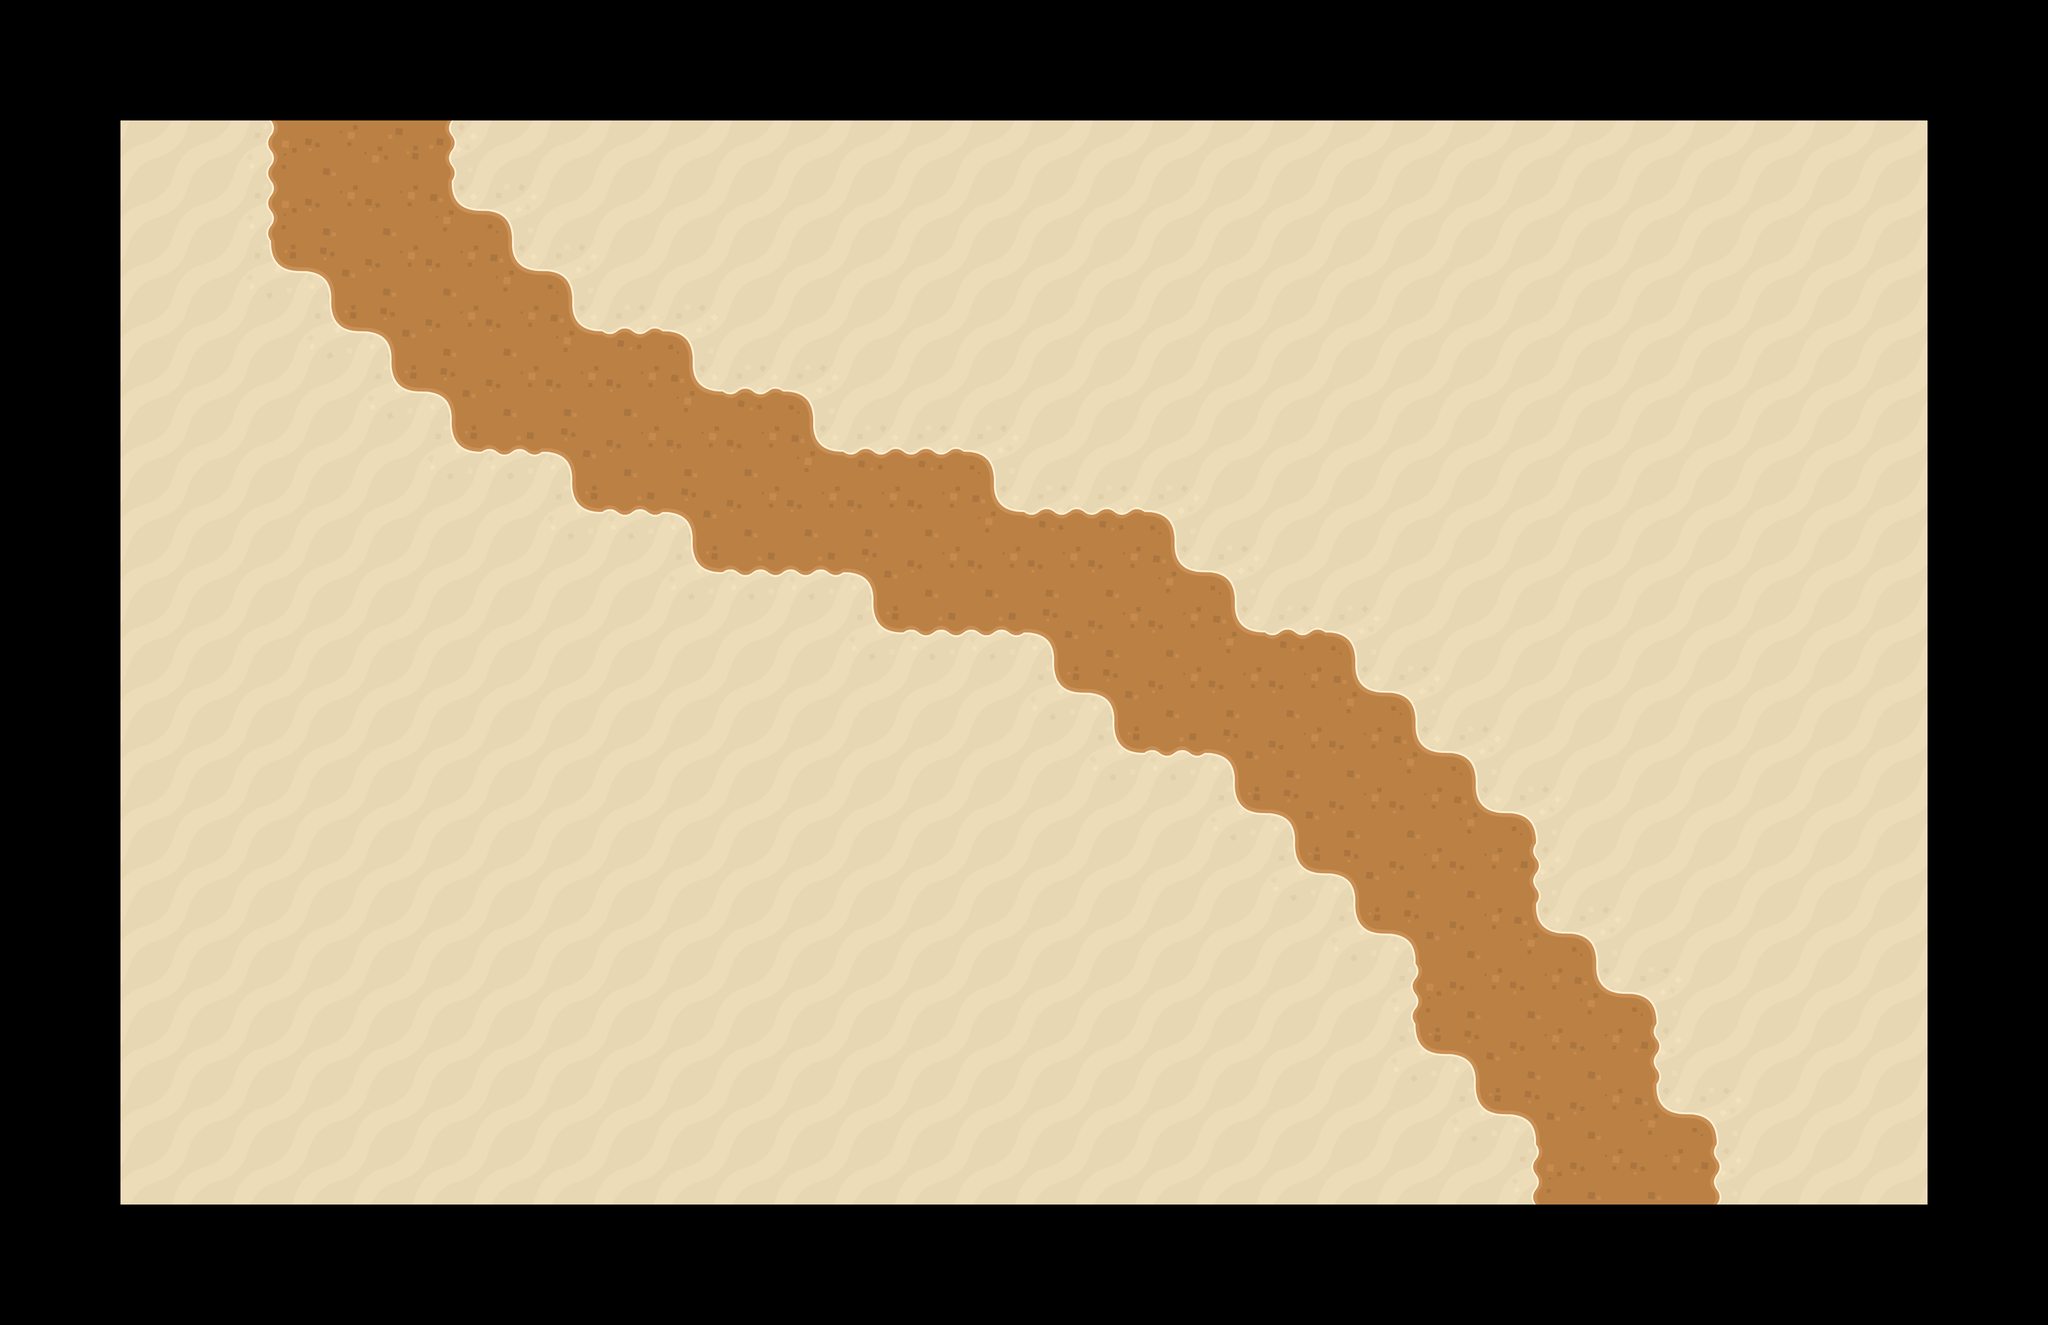

A 2D game scene composited from a Tiled map and its tileset images. What follows is a short description and the map's XML, with each tile layer's data collapsed to a summary:
An orthogonal 34x22 tile map with 128x128 px tiles, 2 tile layers (BackgroundLayer, ObjectLayer), 5 tilesets and 19 objects.

<map version="1.0" orientation="orthogonal" renderorder="right-down" width="34" height="22" tilewidth="128" tileheight="128" nextobjectid="58">
 <tileset firstgid="1" name="Sand" tilewidth="128" tileheight="128">
  <tile id="0">
   <image width="128" height="128" source="../Art/Terrain/Tiles/Sand/land_sand01.png" />
  </tile>
  <tile id="1">
   <image width="128" height="128" source="../Art/Terrain/Tiles/Sand/land_sand02.png" />
  </tile>
  <tile id="2">
   <image width="128" height="128" source="../Art/Terrain/Tiles/Sand/land_sand03.png" />
  </tile>
  <tile id="3">
   <image width="128" height="128" source="../Art/Terrain/Tiles/Sand/land_sand04.png" />
  </tile>
  <tile id="4">
   <image width="128" height="128" source="../Art/Terrain/Tiles/Sand/land_sand05.png" />
  </tile>
  <tile id="5">
   <image width="128" height="128" source="../Art/Terrain/Tiles/Sand/land_sand06.png" />
  </tile>
  <tile id="6">
   <image width="128" height="128" source="../Art/Terrain/Tiles/Sand/land_sand07.png" />
  </tile>
  <tile id="7">
   <image width="128" height="128" source="../Art/Terrain/Tiles/Sand/land_sand08.png" />
  </tile>
  <tile id="8">
   <image width="128" height="128" source="../Art/Terrain/Tiles/Sand/land_sand09.png" />
  </tile>
  <tile id="9">
   <image width="128" height="128" source="../Art/Terrain/Tiles/Sand/land_sand10.png" />
  </tile>
  <tile id="10">
   <image width="128" height="128" source="../Art/Terrain/Tiles/Sand/land_sand11.png" />
  </tile>
  <tile id="11">
   <image width="128" height="128" source="../Art/Terrain/Tiles/Sand/land_sand12.png" />
  </tile>
  <tile id="12">
   <image width="128" height="128" source="../Art/Terrain/Tiles/Sand/land_sand13.png" />
  </tile>
  <tile id="13">
   <image width="128" height="128" source="../Art/Terrain/Tiles/Sand/land_sand14.png" />
  </tile>
 </tileset>
 <tileset firstgid="15" name="Objects" tilewidth="256" tileheight="256">
  <tile id="0">
   <image width="256" height="128" source="../Art/Terrain/Objects/barrier_white.png" />
   <objectgroup draworder="index">
    <object id="0" x="2" y="2" width="252" height="126" />
   </objectgroup>
  </tile>
  <tile id="1">
   <image width="128" height="256" source="../Art/Terrain/Objects/barrier_white_rot.png" />
   <objectgroup draworder="index">
    <object id="0" x="2" y="3" width="124" height="250" />
   </objectgroup>
  </tile>
  <tile id="2">
   <image width="89" height="72" source="../Art/Terrain/Objects/rock1.png" />
   <objectgroup draworder="index">
    <object id="0" x="0" y="-2" width="90" height="73" />
   </objectgroup>
  </tile>
  <tile id="3">
   <image width="73" height="68" source="../Art/Terrain/Objects/rock2.png" />
   <objectgroup draworder="index">
    <object id="0" x="1" y="1" width="71" height="66" />
   </objectgroup>
  </tile>
  <tile id="4">
   <image width="87" height="67" source="../Art/Terrain/Objects/rock3.png" />
  </tile>
  <tile id="5">
   <image width="141" height="141" source="../Art/Terrain/Objects/tree_small.png" />
  </tile>
 </tileset>
 <tileset firstgid="21" name="Abstractions" tilewidth="128" tileheight="128">
  <tile id="0">
   <properties>
    <property name="spawner" value="enemy" />
   </properties>
   <image width="128" height="128" source="../Art/Terrain/Abstractions/enemySpawner.png" />
  </tile>
 </tileset>
 <tileset firstgid="22" name="UI" tilewidth="256" tileheight="128">
  <tile id="0">
   <image width="128" height="128" source="../Art/UI/UI1.png" />
  </tile>
  <tile id="1">
   <image width="128" height="128" source="../Art/UI/UI2.png" />
  </tile>
  <tile id="2">
   <image width="256" height="64" source="../Art/UI/UI3.png" />
  </tile>
  <tile id="3">
   <image width="128" height="128" source="../Art/UI/UI4.png" />
  </tile>
 </tileset>
 <tileset firstgid="26" name="dirt" tilewidth="128" tileheight="128">
  <tile id="0">
   <image width="128" height="128" source="../Art/Terrain/Tiles/Dirt/land_dirt01.png" />
  </tile>
  <tile id="1">
   <image width="128" height="128" source="../Art/Terrain/Tiles/Dirt/land_dirt02.png" />
  </tile>
  <tile id="2">
   <image width="128" height="128" source="../Art/Terrain/Tiles/Dirt/land_dirt03.png" />
  </tile>
  <tile id="3">
   <image width="128" height="128" source="../Art/Terrain/Tiles/Dirt/land_dirt04.png" />
  </tile>
  <tile id="4">
   <image width="128" height="128" source="../Art/Terrain/Tiles/Dirt/land_dirt05.png" />
  </tile>
  <tile id="5">
   <image width="128" height="128" source="../Art/Terrain/Tiles/Dirt/land_dirt06.png" />
  </tile>
  <tile id="6">
   <image width="128" height="128" source="../Art/Terrain/Tiles/Dirt/land_dirt07.png" />
  </tile>
  <tile id="7">
   <image width="128" height="128" source="../Art/Terrain/Tiles/Dirt/land_dirt08.png" />
  </tile>
  <tile id="8">
   <image width="128" height="128" source="../Art/Terrain/Tiles/Dirt/land_dirt09.png" />
  </tile>
  <tile id="9">
   <image width="128" height="128" source="../Art/Terrain/Tiles/Dirt/land_dirt10.png" />
  </tile>
  <tile id="10">
   <image width="128" height="128" source="../Art/Terrain/Tiles/Dirt/land_dirt11.png" />
  </tile>
  <tile id="11">
   <image width="128" height="128" source="../Art/Terrain/Tiles/Dirt/land_dirt12.png" />
  </tile>
  <tile id="12">
   <image width="128" height="128" source="../Art/Terrain/Tiles/Dirt/land_dirt13.png" />
  </tile>
  <tile id="13">
   <image width="128" height="128" source="../Art/Terrain/Tiles/Dirt/land_dirt14.png" />
  </tile>
 </tileset>
 <layer name="BackgroundLayer" width="34" height="22">
  <data>[748 cells, 748 non-empty, 12 distinct tile ids]</data>
 </layer>
 <layer name="ObjectLayer" width="34" height="22">
  <data>[748 cells, 0 non-empty, 0 distinct tile ids]</data>
 </layer>
 <objectgroup name="EnemySpawn">
  <object id="48" gid="21" x="196" y="328" width="128" height="128" />
  <object id="49" gid="21" x="1636" y="328" width="128" height="128" />
  <object id="50" gid="21" x="2720" y="296" width="128" height="128" />
  <object id="51" gid="21" x="4016" y="316" width="128" height="128" />
  <object id="52" gid="21" x="4044" y="1488" width="128" height="128" />
  <object id="53" gid="21" x="4044" y="2632" width="128" height="128" />
  <object id="54" gid="21" x="2860" y="2640" width="128" height="128" />
  <object id="55" gid="21" x="1468" y="2624" width="128" height="128" />
  <object id="56" gid="21" x="152" y="2660" width="128" height="128" />
  <object id="57" gid="21" x="164" y="1400" width="128" height="128" />
 </objectgroup>
 <objectgroup name="Screen limits">
  <object id="39" x="-4" y="-4" width="252" height="2816" />
  <object id="41" x="256" y="2548" width="3840" height="268" />
  <object id="43" x="4092" y="-12" width="248" height="2836" />
  <object id="44" x="256" y="-16" width="3828" height="272" />
  <object id="45" x="4084" y="256" />
 </objectgroup>
</map>
